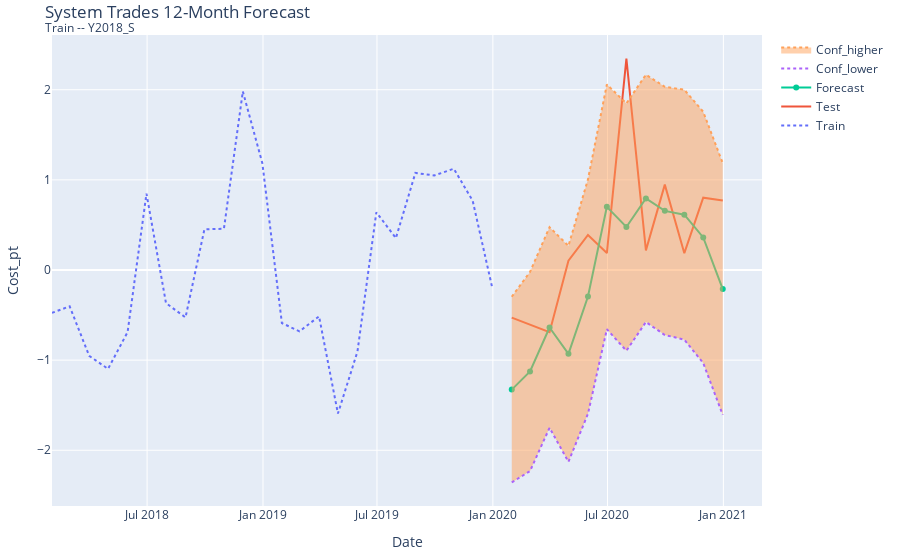

The cell this chart's notebook holds for it:
### Code cell
prediction, conf_int = model_sarima_sysM.predict(n_periods=FC, return_conf_int=True)
df_cf= pd.DataFrame(conf_int, index=df_test.index)

df_forecast = pd.DataFrame(prediction, index=df_test.index, columns=['Cost_pt'])

#? FC, LABEL, CAT == "Category"
go_plotter(df_train, df_test, df_forecast, df_cf, FC, LABEL, "System")
maape(df_test.values, df_forecast.values)

### Figure 1 — Plotly figure (JSON) as saved in the notebook; plotly's stock layout.template omitted (floating-point values rounded to 4 significant figures)
{"data": [{"hovertemplate": "Date = %{x}<br>Cost = %{y}", "line": {"dash": "dot"}, "mode": "lines", "name": "Train", "type": "scatter", "x": ["2018-01-31T00:00:00", "2018-02-28T00:00:00", "2018-03-31T00:00:00", "2018-04-30T00:00:00", "2018-05-31T00:00:00", "2018-06-30T00:00:00", "2018-07-31T00:00:00", "2018-08-31T00:00:00", "2018-09-30T00:00:00", "2018-10-31T00:00:00", "2018-11-30T00:00:00", "2018-12-31T00:00:00", "2019-01-31T00:00:00", "2019-02-28T00:00:00", "2019-03-31T00:00:00", "2019-04-30T00:00:00", "2019-05-31T00:00:00", "2019-06-30T00:00:00", "2019-07-31T00:00:00", "2019-08-31T00:00:00", "2019-09-30T00:00:00", "2019-10-31T00:00:00", "2019-11-30T00:00:00", "2019-12-31T00:00:00"], "y": [-0.4759, -0.4026, -0.9521, -1.097, -0.6892, 0.8472, -0.3676, -0.5263, 0.4511, 0.4581, 1.981, 1.184, -0.5887, -0.6806, -0.5139, -1.593, -0.9045, 0.6404, 0.3539, 1.077, 1.049, 1.124, 0.7673, -0.197]}, {"hovertemplate": "Date = %{x}<br>Cost = %{y}", "line": {"dash": "solid"}, "mode": "lines", "name": "Test", "type": "scatter", "x": ["2020-01-31T00:00:00", "2020-02-29T00:00:00", "2020-03-31T00:00:00", "2020-04-30T00:00:00", "2020-05-31T00:00:00", "2020-06-30T00:00:00", "2020-07-31T00:00:00", "2020-08-31T00:00:00", "2020-09-30T00:00:00", "2020-10-31T00:00:00", "2020-11-30T00:00:00", "2020-12-31T00:00:00"], "y": [-0.5287, -0.6051, -0.6897, 0.1024, 0.3881, 0.1878, 2.346, 0.2178, 0.9472, 0.1869, 0.8026, 0.7714]}, {"hovertemplate": "Date = %{x}<br>Cost = %{y}", "line": {"dash": "solid"}, "mode": "lines+markers", "name": "Forecast", "type": "scatter", "x": ["2020-01-31T00:00:00", "2020-02-29T00:00:00", "2020-03-31T00:00:00", "2020-04-30T00:00:00", "2020-05-31T00:00:00", "2020-06-30T00:00:00", "2020-07-31T00:00:00", "2020-08-31T00:00:00", "2020-09-30T00:00:00", "2020-10-31T00:00:00", "2020-11-30T00:00:00", "2020-12-31T00:00:00"], "y": [-1.327, -1.126, -0.6379, -0.9302, -0.2944, 0.7008, 0.4766, 0.7944, 0.6562, 0.6137, 0.3615, -0.2113]}, {"line": {"dash": "dot"}, "mode": "lines", "name": "Conf_lower", "opacity": 0.1, "type": "scatter", "x": ["2020-01-31T00:00:00", "2020-02-29T00:00:00", "2020-03-31T00:00:00", "2020-04-30T00:00:00", "2020-05-31T00:00:00", "2020-06-30T00:00:00", "2020-07-31T00:00:00", "2020-08-31T00:00:00", "2020-09-30T00:00:00", "2020-10-31T00:00:00", "2020-11-30T00:00:00", "2020-12-31T00:00:00"], "y": [-2.357, -2.23, -1.751, -2.128, -1.595, -0.657, -0.8953, -0.5776, -0.7207, -0.7727, -1.032, -1.608]}, {"fill": "tonexty", "line": {"dash": "dot"}, "mode": "lines", "name": "Conf_higher", "opacity": 0.1, "type": "scatter", "x": ["2020-01-31T00:00:00", "2020-02-29T00:00:00", "2020-03-31T00:00:00", "2020-04-30T00:00:00", "2020-05-31T00:00:00", "2020-06-30T00:00:00", "2020-07-31T00:00:00", "2020-08-31T00:00:00", "2020-09-30T00:00:00", "2020-10-31T00:00:00", "2020-11-30T00:00:00", "2020-12-31T00:00:00"], "y": [-0.2966, -0.02138, 0.4749, 0.2675, 1.006, 2.059, 1.849, 2.166, 2.033, 2.0, 1.755, 1.185]}], "layout": {"margin": {"b": 15, "l": 20, "r": 15, "t": 35}, "title": {"text": "System Trades 12-Month Forecast<br><sup>Train -- Y2018_S</sup>"}, "xaxis": {"title": {"text": "Date"}, "type": "date"}, "yaxis": {"title": {"text": "Cost_pt"}}}}
